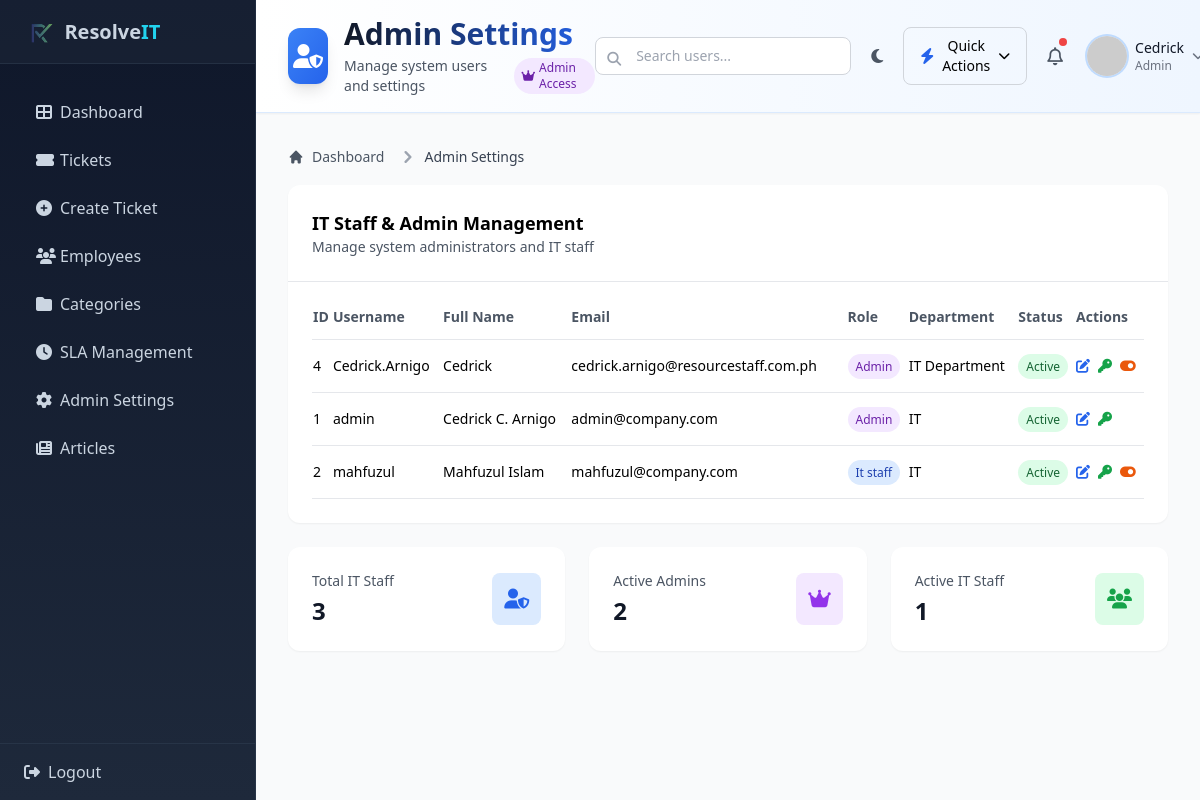
Screenshot of /debug_archive/admin_old.php (signed in) with the database file from the repository.
### tables this page shows
CREATE TABLE `users` (
  `id` int(11) NOT NULL,
  `username` varchar(50) NOT NULL,
  `email` varchar(100) NOT NULL,
  `password` varchar(255) NOT NULL,
  `full_name` varchar(100) NOT NULL,
  `role` enum('it_staff','admin') NOT NULL DEFAULT 'it_staff',
  `department` varchar(50) DEFAULT NULL,
  `phone` varchar(20) DEFAULT NULL,
  `is_active` tinyint(1) DEFAULT 1,
  `created_at` timestamp NOT NULL DEFAULT current_timestamp(),
  `updated_at` timestamp NOT NULL DEFAULT current_timestamp() ON UPDATE current_timestamp()
);

### debug_archive/admin_old.php (the view, shortened to what the rows shown need)
<?php
$auth = new Auth();
$auth->requireLogin();
$auth->requireRole('admin');
$currentUser = $auth->getCurrentUser();
$userModel = new User();
$allUsers = $userModel->getAll();
?>
<!DOCTYPE html>
<html lang="en">
<head>
    <script src="https://cdn.tailwindcss.com"></script>
    <link rel="stylesheet" href="https://cdnjs.cloudflare.com/ajax/libs/font-awesome/6.4.0/css/all.min.css">
    <link rel="stylesheet" href="../assets/css/print.css">
    <link rel="stylesheet" href="../assets/css/dark-mode.css">
</head>
<body class="bg-gray-50">
    <div class="lg:ml-64 min-h-screen">
        <div class="bg-gradient-to-r from-white to-blue-50 shadow-sm border-b border-blue-100">
            <div class="flex items-center justify-between px-4 lg:px-8 py-4 pt-20 lg:pt-4">
                <div class="flex items-center space-x-4">
                    <div>
                        <h1 class="text-2xl lg:text-3xl font-bold bg-gradient-to-r from-gray-900 to-blue-600 bg-clip-text text-transparent">
                        </h1>
                    </div>
                </div>
                <div class="flex items-center space-x-3">
                    <div class="relative" id="userMenuDropdown">
                        <button class="flex items-center space-x-2 p-1 hover:bg-gray-100 rounded-lg transition" id="userMenuBtn">
                            <div class="hidden lg:block text-left">
                                <div class="text-sm font-medium text-gray-900"><?php echo htmlspecialchars(explode(' ', $currentUser['full_name'])[0]); ?></div>
                                <div class="text-xs text-gray-500"><?php echo ucfirst(str_replace('_', ' ', $currentUser['role'])); ?></div>
                            </div>
                        </button>
                    </div>
                </div>
            </div>
        </div>
        <div class="p-8">
            <div class="bg-white rounded-xl shadow-sm mb-6">
                <div class="p-6">
                    <div class="overflow-x-auto">
                        <table class="w-full">
                            <thead>
                                <tr class="text-left text-gray-600 text-sm border-b">
                                    <th class="pb-3">ID</th>
                                    <th class="pb-3">Username</th>
                                    <th class="pb-3">Full Name</th>
                                    <th class="pb-3">Email</th>
                                    <th class="pb-3">Role</th>
                                    <th class="pb-3">Department</th>
                                    <th class="pb-3">Status</th>
                                    <th class="pb-3">Actions</th>
                                </tr>
                            </thead>
                            <tbody class="text-sm">
                                <?php foreach ($allUsers as $user): ?>
                                <tr class="border-b hover:bg-gray-50">
                                    <td class="py-4"><?php echo $user['id']; ?></td>
                                    <td class="py-4">
                                        <span class="font-medium"><?php echo htmlspecialchars($user['username']); ?></span>
                                    </td>
                                    <td class="py-4"><?php echo htmlspecialchars($user['full_name']); ?></td>
                                    <td class="py-4"><?php echo htmlspecialchars($user['email']); ?></td>
                                    <td class="py-4">
                                        <?php
                                        $roleColors = [
                                            'admin' => 'bg-purple-100 text-purple-800',
                                            'it_staff' => 'bg-blue-100 text-blue-800'
                                        ];
                                        $roleClass = $roleColors[$user['role']] ?? 'bg-gray-100 text-gray-800';
                                        ?>
                                        <span class="px-2 py-1 rounded-full text-xs font-medium <?php echo $roleClass; ?>">
                                            <?php echo ucfirst(str_replace('_', ' ', $user['role'])); ?>
                                        </span>
                                    </td>
                                    <td class="py-4"><?php echo htmlspecialchars($user['department'] ?? '-'); ?></td>
                                    <td class="py-4">
                                        <?php if ($user['is_active']): ?>
                                            <span class="px-2 py-1 rounded-full text-xs font-medium bg-green-100 text-green-800">Active</span>
                                        <?php else: ?>
                                            <span class="px-2 py-1 rounded-full text-xs font-medium bg-red-100 text-red-800">Inactive</span>
                                        <?php endif; ?>
                                    </td>
                                    <td class="py-4">
                                        <div class="flex items-center space-x-2">
                                            <button onclick="openEditModal(<?php echo htmlspecialchars(json_encode($user)); ?>)"
                                                    class="text-blue-600 hover:text-blue-800" title="Edit User">
                                                <i class="fas fa-edit"></i>
                                            </button>
                                            <button onclick="openPasswordModal(<?php echo $user['id']; ?>, '<?php echo htmlspecialchars($user['username']); ?>')"
                                                    class="text-green-600 hover:text-green-800" title="Change Password">
                                                <i class="fas fa-key"></i>
                                            </button>
                                            <?php if ($user['id'] !== $currentUser['id']): ?>
                                                <form method="POST" class="inline">
                                                    <button type="submit" class="text-orange-600 hover:text-orange-800"
                                                            title="<?php echo $user['is_active'] ? 'Deactivate' : 'Activate'; ?>"
                                                            onclick="return confirm('Are you sure you want to change this user\'s status?')">
                                                        <i class="fas fa-toggle-<?php echo $user['is_active'] ? 'on' : 'off'; ?>"></i>
                                                    </button>
                                                </form>
                                            <?php endif; ?>
                                        </div>
                                    </td>
                                </tr>
                                <?php endforeach; ?>
                            </tbody>
                        </table>
                    </div>
                </div>
            </div>
        </div>
    </div>
</body>
</html>

### rows the page displays
users: full_name "Cedrick", role "Admin", id "1", username "admin", full_name "Cedrick C. Arnigo", email "admin@company.com", department "IT", is_active "Active"
users: id "4", username "Cedrick.Arnigo", full_name "Cedrick", email "cedrick.arnigo@resourcestaff.com.ph", role "Admin", department "IT Department", is_active "Active"
users: id "2", username "mahfuzul", full_name "Mahfuzul Islam", email "mahfuzul@company.com", role "It staff", department "IT", is_active "Active"

### other values shown
count($allUsers) "3"
